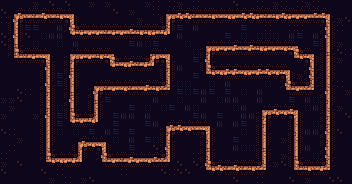

A level layout from a 2D game, rendered from its tile map. Below: a short description, then the map file with its tile-grid data intact:
An orthogonal 44x23 tile map with 8x8 px tiles, 1 tile layer (map) and 17 objects.

<map version="1.9" tiledversion="1.9.2" orientation="orthogonal" renderorder="right-down" width="44" height="23" tilewidth="8" tileheight="8" infinite="0" nextlayerid="4" nextobjectid="86">
 <properties>
  <property name="nextMap" value="maps/level3.tmx" />
  <property name="startx" type="int" value="4" />
  <property name="starty" type="int" value="19" />
 </properties>
 <tileset firstgid="1" source="../adve/tiles.tsx" />
 <layer id="1" name="map" width="44" height="23">
  <data encoding="csv">
445,443,420,445,396,421,397,420,397,421,420,396,443,396,443,444,445,443,396,395,421,395,396,421,395,420,419,419,444,397,443,419,395,421,396,395,421,395,396,395,443,421,420,420,
397,376,467,468,469,467,468,469,468,377,443,445,420,445,397,444,396,445,420,395,376,468,467,467,469,468,469,468,468,468,467,467,469,469,469,467,469,468,468,467,467,377,421,443,
395,446,370,371,371,373,371,373,374,442,445,420,443,419,444,445,419,396,419,444,422,370,373,373,371,371,373,371,373,372,373,373,372,371,373,373,372,372,372,371,374,418,396,397,
445,422,394,60,60,107,83,61,446,466,469,468,468,469,469,468,467,469,469,469,470,394,60,85,61,109,108,107,83,107,60,85,84,395,419,445,395,395,83,83,446,442,395,443,
397,446,394,397,84,59,61,61,400,372,372,372,372,371,372,372,371,373,373,372,373,401,61,107,108,107,85,84,60,85,59,108,59,59,59,85,61,60,109,61,446,394,445,443,
397,398,418,421,59,85,85,59,109,61,109,85,84,108,108,109,60,61,59,60,419,84,108,59,85,376,468,468,468,467,468,467,469,469,468,468,469,377,109,60,422,442,396,444,
419,398,466,469,469,468,377,84,376,468,468,468,469,469,377,85,109,444,376,469,468,377,107,107,59,398,370,372,372,372,371,372,373,372,372,373,374,466,469,377,398,418,397,395,
419,400,371,371,372,374,418,84,398,370,372,372,373,374,466,468,467,469,470,370,374,418,421,83,60,446,418,420,420,420,420,420,420,420,420,420,400,373,374,394,422,442,396,419,
444,419,421,420,445,446,394,107,398,418,420,420,420,400,372,373,372,371,372,401,398,394,61,109,84,422,466,468,467,467,468,468,467,467,468,469,377,445,446,418,422,442,421,445,
420,445,419,419,420,422,394,60,446,442,420,421,444,420,420,420,420,420,420,420,422,394,83,85,60,400,373,373,372,372,373,372,372,373,373,374,442,396,446,418,422,394,445,444,
419,445,420,444,445,446,418,60,422,394,420,376,468,469,468,468,469,468,467,469,470,418,59,59,107,85,59,83,61,84,108,85,109,59,84,446,466,468,470,418,422,418,395,420,
445,419,397,395,445,398,394,83,398,418,420,446,370,371,372,373,371,371,372,373,371,401,60,59,60,61,60,83,60,109,59,109,61,84,85,400,371,372,371,401,446,442,419,396,
396,396,397,444,420,422,394,84,446,394,420,398,418,60,85,84,84,107,107,61,107,107,59,85,84,61,109,59,61,61,109,85,61,108,109,85,60,109,61,59,398,442,445,420,
419,396,420,444,419,398,394,59,398,418,420,422,394,84,83,84,60,85,59,84,59,60,107,61,59,84,83,84,83,59,61,83,376,468,467,468,467,377,59,61,422,418,396,445,
396,421,445,443,396,446,394,60,422,466,468,470,442,83,60,61,61,83,61,108,108,108,109,107,60,61,109,60,107,85,61,61,398,370,373,373,374,442,108,109,398,394,444,397,
421,419,444,444,420,422,442,60,400,372,372,373,401,109,60,84,107,109,60,61,376,467,467,468,468,468,377,61,84,61,60,108,398,394,444,420,422,394,109,59,398,394,444,419,
397,395,420,419,419,422,442,59,83,59,84,60,83,61,60,83,60,107,108,108,398,370,373,373,371,374,442,85,83,107,59,109,422,418,421,443,398,442,61,61,446,394,397,420,
421,420,396,419,421,422,442,109,107,376,467,468,468,377,59,83,61,109,60,59,422,418,443,443,444,398,442,108,109,60,107,108,422,442,443,396,422,394,84,108,398,442,419,445,
444,395,420,445,445,422,418,85,107,422,370,373,374,442,84,85,60,109,421,397,446,394,444,445,421,398,418,84,84,61,59,59,398,418,419,420,422,442,61,108,446,442,421,445,
395,421,444,443,421,398,466,468,468,470,442,443,446,466,468,469,467,468,468,467,470,442,421,421,395,398,442,109,107,109,107,83,422,394,420,396,398,418,109,59,446,418,444,444,
396,445,397,443,419,400,373,373,372,372,401,444,400,371,372,371,372,372,373,371,371,401,397,420,397,446,466,467,469,467,469,469,470,418,396,397,422,466,469,468,470,418,444,420,
397,420,445,420,421,397,445,395,419,444,444,443,444,421,419,395,445,444,419,443,397,395,397,397,420,400,373,373,371,373,371,373,371,401,445,443,400,371,373,371,372,401,445,419,
419,444,444,419,443,445,396,420,395,444,396,397,444,445,443,445,445,420,443,420,445,419,445,419,443,419,419,445,420,397,420,443,395,443,445,445,397,420,396,421,444,397,397,443
</data>
 </layer>
 <objectgroup id="2" name="colliders">
  <object id="69" x="14.2045" y="1.20889" width="315.522" height="15.1112" />
  <object id="70" x="13.9023" y="56.8181" width="35.058" height="109.103" />
  <object id="71" x="4.83558" y="15.4134" width="10.5778" height="43.5202" />
  <object id="72" x="71.0226" y="55.9114" width="25.0846" height="64.3737" />
  <object id="73" x="96.7116" y="63.467" width="71.0226" height="24.7823" />
  <object id="74" x="88.5516" y="56.2136" width="22.969" height="8.76449" />
  <object id="75" x="151.716" y="56.5158" width="16.0179" height="11.4845" />
  <object id="76" x="206.721" y="48.3558" width="89.7605" height="25.0846" />
  <object id="77" x="286.81" y="56.5158" width="25.0846" height="32.9424" />
  <object id="78" x="262.632" y="112.125" width="34.4535" height="56.5158" />
  <object id="79" x="206.721" y="166.828" width="122.703" height="15.1112" />
  <object id="80" x="169.548" y="128.143" width="38.6846" height="42.6135" />
  <object id="81" x="45.3336" y="159.574" width="122.703" height="16.3201" />
  <object id="82" x="78.5782" y="144.161" width="25.689" height="19.6445" />
  <object id="83" x="70.4181" y="12.6934" width="97.6183" height="19.0401" />
  <object id="84" x="326.704" y="14.5067" width="18.7379" height="156.854" />
 </objectgroup>
 <objectgroup id="3" name="portals">
  <object id="85" x="268.072" y="88.5516" width="12.6934" height="12.9956" />
 </objectgroup>
</map>
